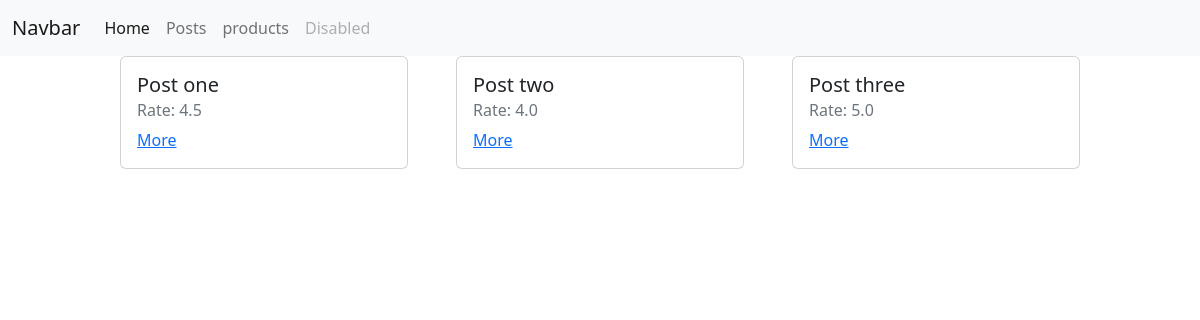
/posts/, run on the app's committed database.
### posts/models.py (models this page shows, shortened)
class Post(models.Model):
    image = models.ImageField(null=True, blank=True)
    title = models.CharField(max_length=255)
    description = models.TextField()
    created_date = models.DateTimeField(auto_now_add=True)
    modified_date = models.DateTimeField(auto_now=True)
    rate = models.FloatField(default=0)

### posts/views.py (the view)
# urls.py: path('posts/',posts_view),
def posts_view(requests):
    if requests.method == "GET":
        posts = Post.objects.all()
        context = {
            'posts': posts
        }
        return render(requests,'posts/posts.html',context=context)

### templates/posts/posts.html (shortened to what this page needs)
{% extends 'layouts/index.html' %}
{% block content %}
    <div class="posts">
        {% for post in posts %}
            <div class="card" style="width: 18rem;">
                <div class="card-body">
                    <h5 class="card-title">{{ post.title }}</h5>
                    <h6 class="card-subtitle mb-2 text-muted">Rate: {{ post.rate }}</h6>
                    <a href="#" class="card-link">More</a>
                </div>
            </div>
        {% endfor %}
    </div>
{% endblock %}

### templates/posts/posts.html (style rules this page uses)
.posts { width: 80%; margin-left: 10%; display: flex; justify-content: space-between; flex-wrap: wrap; }

### data on the page
Post: title "Post one", rate "4.5"
Post: title "Post two", rate "4.0"
Post: title "Post three", rate "5.0"
